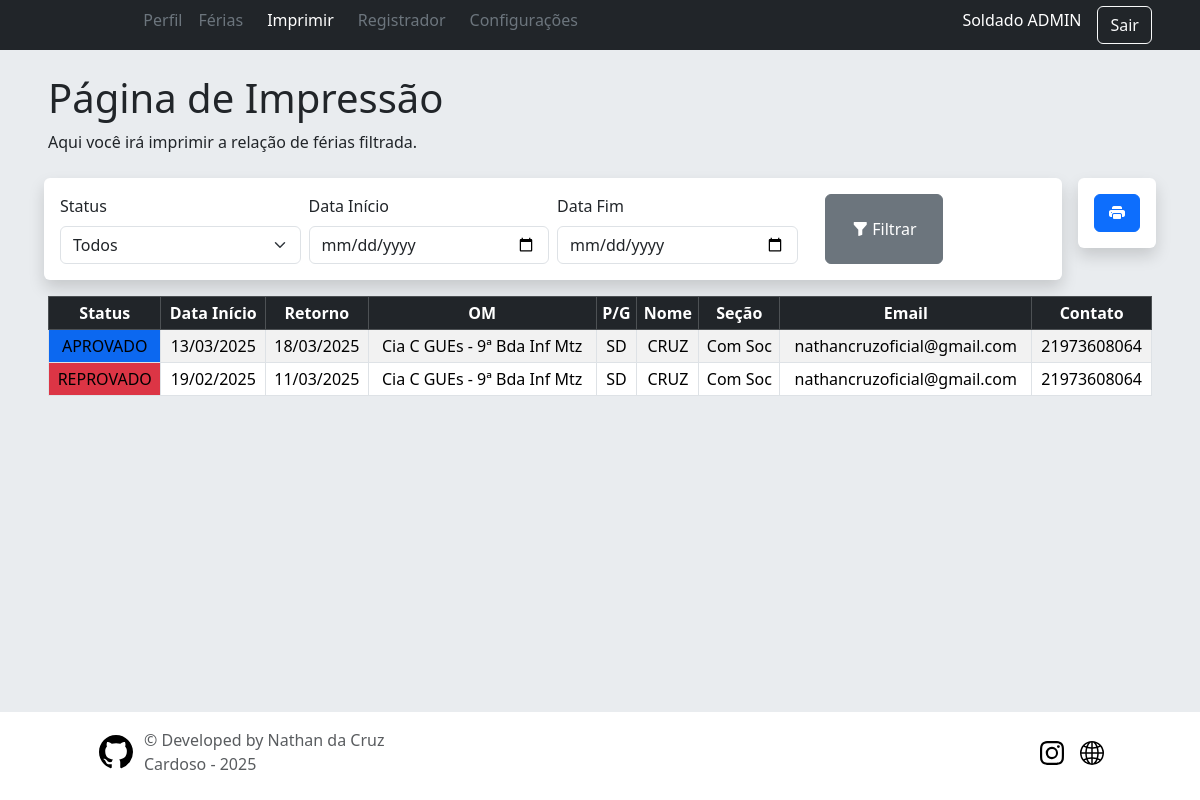
Screenshot of /user/imprimir (signed in) with the database file from the repository.
### app/models/tables.py (models this page shows, shortened)
class Patente(db.Model):
    __tablename__ = 'patentes'
    id = db.Column(db.Integer, primary_key=True)
    abrev = db.Column(db.String(50), nullable=False)
    posto = db.Column(db.String(50), nullable=False)
    users = db.relationship("User",  back_populates='patente')

class User(db.Model, UserMixin):
    __tablename__ = "users"
    id = db.Column(db.Integer, primary_key=True, nullable=False)
    username = db.Column(db.String(30), nullable=False)
    password = db.Column(db.String(255), nullable=False)  # Aumentando o tamanho para suporte a hash
    military_id = db.Column(db.String(30), unique=True, nullable=False)
    nome_completo = db.Column(db.String(30), unique=True, nullable=False)
    nome_guerra = db.Column(db.String(30), nullable=False)
    data_nascimento = db.Column(db.Date, nullable=False)
    nivel = db.Column(db.Integer, nullable=False, default=0)
    dias_disp = db.Column(db.Integer, nullable=False)
    email = db.Column(db.String(30), unique=True, nullable=False)
    telefone = db.Column(db.String(30), unique=True, nullable=False)
    fg_secao_id = db.Column(db.Integer, db.ForeignKey('secoes.id'), nullable=False)
    fg_organization_id = db.Column(db.Integer, db.ForeignKey('organizacoes.id'), nullable=False)
    fg_patente_id = db.Column(db.Integer, db.ForeignKey('patentes.id'), nullable=False)
    patente = db.relationship("Patente",  back_populates='users')
    organizacao = db.relationship("Organizacao",  back_populates='users')
    secao = db.relationship("Secao",  back_populates='users')
    ferias = db.relationship("Vacation",  back_populates='user')

class Vacation(db.Model):
    __tablename__ = "vacations"
    id = db.Column(db.Integer, primary_key=True, nullable=False)
    data_inicio = db.Column(db.Date, nullable=False)
    data_fim = db.Column(db.Date, nullable=False)
    data_registro = db.Column(db.Date, nullable=False)
    data_retorno = db.Column(db.Date, nullable=False)
    destino = db.Column(db.String(30), nullable=False)
    motivo = db.Column(db.String(255))
    dias = db.Column(db.Integer, nullable=False)
    fg_users_id = db.Column(db.Integer, db.ForeignKey('users.id',ondelete='CASCADE'), nullable=False)
    fg_states_id = db.Column(db.Integer, db.ForeignKey('states.id',ondelete='CASCADE'), nullable=False)
    user = db.relationship("User", back_populates='ferias')
    state = db.relationship("State", back_populates='ferias')

class State(db.Model):
    __tablename__ = 'states'
    id = db.Column(db.Integer, primary_key=True)
    abrev = db.Column(db.String(50), nullable=False)
    desc = db.Column(db.String(50), nullable=False)
    ferias = db.relationship("Vacation", back_populates='state')

class Organizacao(db.Model):
    __tablename__ = 'organizacoes'
    id = db.Column(db.Integer, primary_key=True)
    abrev = db.Column(db.String(50), nullable=False)
    name = db.Column(db.String(100), nullable=False)
    users = db.relationship("User",  back_populates='organizacao')

class Secao(db.Model):
    __tablename__ = 'secoes'
    id = db.Column(db.Integer, primary_key=True)
    section = db.Column(db.String(50), nullable=False)
    email = db.Column(db.String(100), nullable=False)
    users = db.relationship("User",  back_populates='secao')

### app/routes/user.py (the view)
@user_bp.route('/imprimir')
@required_level(2)
def imprimir():
    status = request.args.get("status")
    data_inicio = request.args.get("data_inicio")
    data_fim = request.args.get("data_fim")
    search = request.args.get("search")
    query = Vacation.query
    if status:
        query = query.join(State).filter(State.id == status)
    if data_inicio:
        query = query.filter(Vacation.data_inicio >= data_inicio)
    if data_fim:
        query = query.filter(Vacation.data_fim <= data_fim)
    if current_user.nivel == 3:
        vacations = query.join(User).order_by(Vacation.id.desc()).all()
    elif current_user.nivel == 2:
        vacations = query.join(User).order_by(Vacation.id.desc()).filter(User.fg_organization_id == current_user.fg_organization_id).all()
    return render_template("user/imprimir.html", vacations=vacations)

### app/controllers/home.py (called while the page is built)
@lm.user_loader
def load_user(user_id):
    return User.query.get(int(user_id))

### app/routes/user.py (called while the page is built)
@user_bp.before_request
@login_required
def require_login():
    pass

### app/templates/user/imprimir.html (shortened to what this page needs)
{% extends 'layouts/base.html' %}
{% block content %}
<h1>Página de Impressão</h1>
<p>Aqui você irá imprimir a relação de férias filtrada.</p>
<div class="row">
<div class="col-md-11 p-2">
  <div class="mb-2 bg-white shadow rounded-2 p-3 justify-content-between">
    <form method="GET" action="{{ url_for('user.imprimir') }}" class="row g-2">
      <div class="col-3">
        <label for="statusSelect" class="form-label">Status</label>
        <select id="statusSelect" name="status" class="form-select">
          <option value="">Todos</option>
        </select>
      </div>
      <div class="col-3">
        <label for="dataInicio" class="form-label">Data Início</label>
        <input type="date" id="dataInicio" name="data_inicio" class="form-control">
      </div>
      <div class="col-3">
        <label for="dataFim" class="form-label">Data Fim</label>
        <input type="date" id="dataFim" name="data_fim" class="form-control">
      </div>
      <div class="col-2 d-flex justify-content-center">
        <button type="submit" class="btn btn-secondary w-75"><i class="bi bi-funnel-fill"></i> Filtrar</button>
      </div>
    </form>
  </div>
</div>
<div class="col-md-1 p-2">
  <div class="mb-2 bg-white shadow rounded-2 p-3 d-flex">
    <a class="btn btn-primary w-100" href="{{ url_for('user.gerar_relatorio', **request.args) }}"><i class="bi bi-printer-fill"></i></a>
  </div>
</div>
  <div class="col-12">
    <table class="table table-sm table-striped table-hover table-bordered align-middle">
      <thead class="table-dark text-center sticky-top">
        <tr>
          <th scope="col">Status</th>
          <th scope="col">Data Início</th>
          <th scope="col">Retorno</th>
          <th scope="col">OM</th>
          <th scope="col">P/G</th>
          <th scope="col">Nome</th>
          <th scope="col">Seção</th>
          <th scope="col">Email</th>
          <th scope="col">Contato</th>
        </tr>
      </thead>
      <tbody id="userTable">
        {% for ferias in vacations %}
          <tr class="text-center">
            <td class="{{ 'bg-secondary' if ferias.state.id == 1 else
                        'bg-primary' if ferias.state.id == 2 else
                        'bg-danger' if ferias.state.id == 3 else
                        'bg-success' if ferias.state.id == 4 else
                        'bg-warning' if ferias.state.id == 5 else
                        'bg-secondary' }}">{{ ferias.state.desc }}</td>
            <td>{{ ferias.data_inicio.strftime('%d/%m/%Y') }}</td>
            <td>{{ ferias.data_retorno.strftime('%d/%m/%Y') }}</td>
            <td>{{ ferias.user.organizacao.name }}</td>
            <td>{{ ferias.user.patente.abrev }}</td>
            <td>{{ ferias.user.nome_guerra }}</td>
            <td>{{ ferias.user.secao.section }}</td>
            <td>{{ ferias.user.email }}</td>
            <td>{{ ferias.user.telefone }}</td>
          </tr>
        {% endfor %}
      </tbody>
    </table>
  </div>
</div>
{% endblock %}

### app/templates/shared/header.html (shortened to what this page needs)
<header class="text-bg-dark shadow">
  <div class="container-fluid">
    <div class="row mx-3 align-items-center">
      <div class="col-1 p-2 order-1">
      </div>
      {% if current_user.is_authenticated %}
      <div class="col-12 col-md-8 order-md-3 order-4 ">
        {% include 'layouts/navbar.html' %}
      </div>
      <div class="col-md-3 col-11 hstack order-3 accordion justify-content-end">
        <h6 class="me-3" role="search">{{ current_user.patente.posto + " " + current_user.nome_guerra }}</h6>
        <a href="{{ url_for('user.logout') }}" class="btn btn-outline-light me-2">Sair</a>
      </div>
      {% endif %}
    </div>
  </div>
</header>

### app/static/css/sign-in.css (style rules this page uses)
html, body { height: 100%; }

### rows the page displays
Patente: patente "Soldado ADMIN"
Vacation: state.desc "APROVADO", data_inicio "13/03/2025", data_retorno "18/03/2025", user.organizacao.name "Cia C GUEs - 9ª Bda Inf Mtz", user.patente.abrev "SD", user.nome_guerra "CRUZ", user.secao.section "Com Soc", user.email "nathancruzoficial@gmail.com", user.telefone "21973608064"
Vacation: state.desc "REPROVADO", data_inicio "19/02/2025", data_retorno "11/03/2025", user.organizacao.name "Cia C GUEs - 9ª Bda Inf Mtz", user.patente.abrev "SD", user.nome_guerra "CRUZ", user.secao.section "Com Soc", user.email "nathancruzoficial@gmail.com", user.telefone "21973608064"
